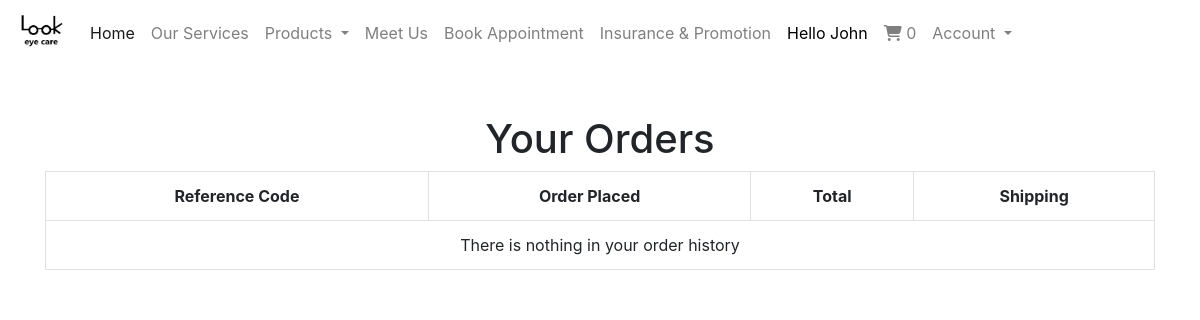
The page /orders/ (signed in) on the database as committed earlier.
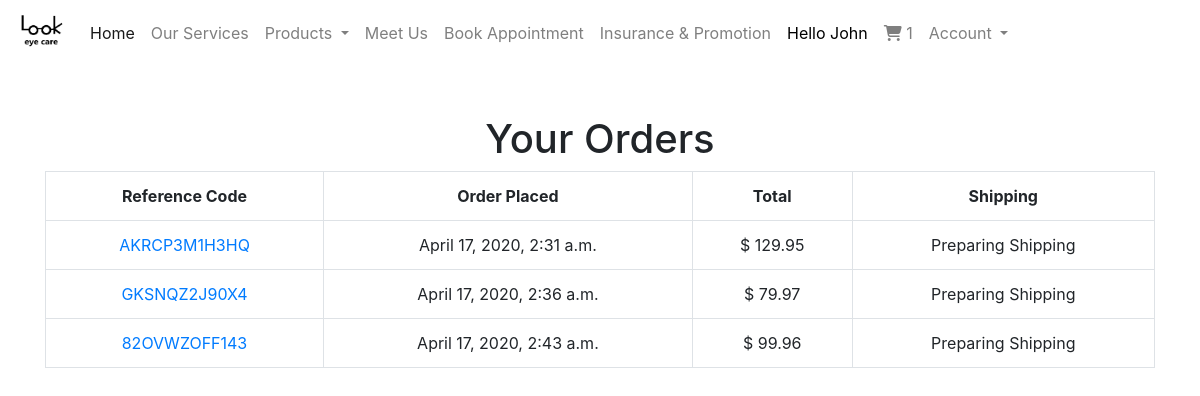
The same page on the database as committed later.
### controller/models.py (models this page shows, shortened)
class User(AbstractUser):
    pass

class Cart(models.Model):
    user = models.ForeignKey(settings.AUTH_USER_MODEL, related_name='cart', on_delete=models.CASCADE)
    items = models.ManyToManyField(CartItem)
    ref_code = models.CharField(max_length=22)

class Order(models.Model):
    user = models.ForeignKey(settings.AUTH_USER_MODEL, related_name='order', on_delete=models.CASCADE)
    is_shipped = models.BooleanField(default=False)
    ref_code = models.CharField(max_length=22, unique=True)
    create_time = models.DateTimeField(auto_now_add=True)
    items = models.ManyToManyField(OrderItem)
    slug = AutoSlugField(populate_from='ref_code', always_update=True)
    def get_total(self):
        return self.items.all().aggregate(order_total=Sum('product__price'))['order_total']

### controller/views.py (the view)
# urls.py: path('orders/', OrderListView.as_view(), name='order_list'),
class OrderListView(ListView):
    model = Order
    context_object_name = 'orders'
    template_name = 'orders_list.html'
    def get_queryset(self):
        return Order.objects.filter(user=self.request.user)

### controller/templatetags/cart_template_tags.py (called while the page is built)
@register.filter
def cart_item_count(user):
    if user.is_authenticated:
        qs = Cart.objects.filter(user=user)
        if qs.exists():
            return qs[0].items.count()
    return 0

### templates/orders_list.html (shortened to what this page needs)
{% extends "base.html" %}
{% load humanize %}
{% block content %}
  <h1 class="text-center">Your Orders</h1>
  <table class="table table-hover table-bordered text-center">
    <tr class="text-center">
      <th>Reference Code</th>
      <th>Order Placed</th>
      <th>Total</th>
      <th>Shipping</th>
    </tr>
    {% for order in orders %}
      <tr>
        <td><a href="{% url 'controller:order_detail' order.slug %}">{{ order.ref_code }}</a></td>
        <td>{{ order.create_time }}</td>
        <td>$ {{ order.get_total|intcomma|floatformat:-2 }}</td>
        {% if order.is_shipped %}
          <td>Tracking link here</td>
        {% else %}
          <td>Preparing Shipping</td>
        {% endif %}
      </tr>
    {% empty %}
      <tr>
        <td colspan="4">
          There is nothing in your order history
        </td>
      </tr>
    {% endfor %}
  </table>
{% endblock content %}

### templates/navbar.html (shortened to what this page needs)
{% load static %}
{% load cart_template_tags %}
<div class="fixed-top">
  <nav class="navbar navbar-expand-lg navbar-light bg-white">
    <img class="navbar-brand" src="{% static 'logo.jpg' %}" , height="50px" , width="50px">
    <div class="collapse navbar-collapse" id="navbarSupportedContent">
      <ul class="navbar-nav mr-auto">
        <li class="nav-item active">
          <a class="nav-link" href="{% url 'controller:home' %}">Home<span class="sr-only">(current)</span></a>
        </li>
        <li class="nav-item">
          <a class="nav-link" href="#">Our Services</a>
        </li>
        <li class="nav-item dropdown">
          <a class="nav-link dropdown-toggle" href="#" id="navbarDropdown" role="button" data-toggle="dropdown"
             aria-haspopup="true" aria-expanded="false">
            Products
          </a>
        </li>
        <li class="nav-item">
          <a class="nav-link" href="#">Meet Us</a>
        </li>
        <li class="nav-item">
          <a class="nav-link" href="#">Book Appointment</a>
        </li>
        <li class="nav-item">
          <a class="nav-link" href="#">Insurance & Promotion</a>
        </li>
        {% if request.user.is_authenticated %}
          <li class="nav-item mr-auto">
            {% if request.user.first_name != '' %}
              <a class="nav-link" style="color: black">Hello {{ request.user.first_name|title }}</a>
            {% else %}
              <a class="nav-link" style="color: black">Hello {{ request.user.username }}</a>
            {% endif %}
          </li>
          <li class="nav-item mr-auto">
            <a class="nav-link" href="{% url 'controller:cart' %}">
              <i class="fas fa-shopping-cart"></i>
              {{ request.user|cart_item_count }}
            </a>
          </li>
          <li class="nav-item dropdown">
            <a class="nav-link dropdown-toggle" href="#" id="navbarDropdown" role="button" data-toggle="dropdown"
               aria-haspopup="true" aria-expanded="false">
              Account
            </a>
          </li>
        {% endif %}
      </ul>
    </div>
  </nav>
</div>

Rows that differ between the two databases and show on the page:
changed User "John": user|cart_item_count "0" → "1"
now on this page (row edited): Order: ref_code "AKRCP3M1H3HQ", create_time "April 17, 2020, 2:31 a.m.", get_total "129.95", is_shipped "Preparing Shipping"
added Order: ref_code "GKSNQZ2J90X4", create_time "April 17, 2020, 2:36 a.m.", get_total "79.97", is_shipped "Preparing Shipping"
added Order: ref_code "82OVWZOFF143", create_time "April 17, 2020, 2:43 a.m.", get_total "99.96", is_shipped "Preparing Shipping"
Other text that changed with them:
text no longer shown: "There is nothing in your order history"
